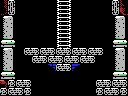

This game map was drawn from its Tiled (.tmx) file and the tilesets committed beside it. A one-line description and the full map source follow:
An orthogonal 16x12 tile map with 8x8 px tiles, 1 tile layer (Tile Layer 1) and 11 objects (3x item, 2x breakable-left, 2x breakable-right, big-item, door-left, ...).

<map version="1.0" orientation="orthogonal" renderorder="right-down" width="16" height="12" tilewidth="8" tileheight="8" nextobjectid="14">
 <properties>
  <property name="down" value="hole" />
  <property name="up" value="stairs" />
 </properties>
 <tileset firstgid="1" name="tiles" tilewidth="8" tileheight="8" tilecount="256" columns="16">
  <image source="tiles.png" width="128" height="128" />
 </tileset>
 <layer name="Tile Layer 1" width="16" height="12">
  <data encoding="csv">
251,105,1,1,1,1,1,249,168,1,1,1,1,1,105,247,
124,106,1,1,1,1,1,249,168,1,1,1,1,1,106,122,
196,197,1,1,1,1,1,249,168,1,1,1,1,1,196,197,
212,213,1,1,1,1,1,249,168,1,1,1,1,1,212,213,
228,229,1,1,1,1,1,249,168,1,1,1,1,1,228,229,
244,245,1,1,1,1,1,249,168,1,1,1,1,1,244,245,
196,197,1,103,104,103,104,103,104,103,104,103,104,1,196,197,
212,213,1,1,103,104,103,104,103,104,103,104,1,1,212,213,
228,229,1,1,1,1,154,103,104,153,1,1,1,1,228,229,
244,245,1,1,1,1,1,1,1,1,1,1,1,1,244,245,
119,165,103,104,1,1,1,1,1,1,1,1,103,104,103,104,
165,103,104,165,1,1,1,1,1,1,1,1,165,103,104,165
</data>
 </layer>
 <objectgroup name="objects">
  <object id="1" type="item" x="16" y="64" width="16" height="16" />
  <object id="2" type="item" x="96" y="64" width="16" height="16" />
  <object id="3" type="item" x="56" y="32" width="16" height="16" />
  <object id="4" type="big-item" x="72" y="24" width="32" height="24" />
  <object id="5" type="breakable-left" x="0" y="16" width="16" height="32" />
  <object id="6" type="breakable-left" x="0" y="48" width="16" height="32" />
  <object id="7" type="breakable-right" x="112" y="16" width="16" height="32" />
  <object id="8" type="breakable-right" x="112" y="48" width="16" height="32" />
  <object id="10" type="door-left" x="0" y="48" width="16" height="24" />
  <object id="12" type="door-right" x="112" y="48" width="16" height="24" />
  <object id="13" type="4x4-item" x="24" y="16" width="32" height="32" />
 </objectgroup>
</map>
